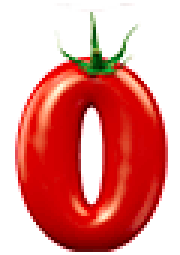
#> input picture 0.png, 60 x 85 px (shown 3 times larger); its folder holds 4 pictures in this run
$ python tomatofont.py
#> lines starting #> are read from the running program, lines starting #| are printed output that depends on the picture
from PIL import Image
import pathlib

CURRENT_DIR = pathlib.Path(__file__).parent

def open_image(filename):
#> called with filename = '0.png'
    img = Image.open(filename)
#> img is the input picture: PIL image 60x85 RGBA; mean R, G, B, A 103.6, 17, 11.9, 125.3
    # cut out the top 5px or so, and see if it looks any better...
    x, y = img.size
#> x = 60; y = 85
    return img.crop((0, 10, x, y))
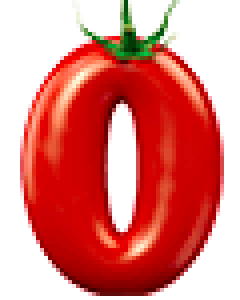
#> returned value: PIL image 60x75 RGBA (shown 4 times larger); mean R, G, B, A 115.7, 18.5, 13, 141.5; transparent parts drawn white

# for example {'0': <Image>, '1': <Image>, ...}
IMAGE_BY_CHAR = {str(i): open_image(f'{i}.png') for i in range(10)}
#> call 2 of open_image, with filename = '1.png'
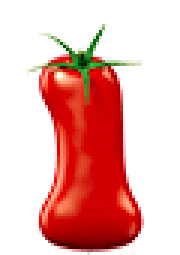
#> input picture 1.png, 60 x 85 px (shown 3 times larger)
#> in open_image, img is the input picture: PIL image 60x85 RGBA; mean R, G, B, A 71.9, 13.9, 9, 86.5
#> in open_image (call 2), `return img.crop((0, 10, x, y))`:
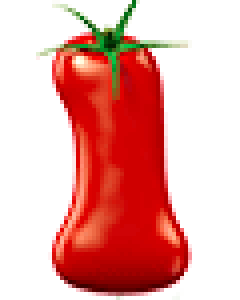
#> returned value: PIL image 60x75 RGBA (shown 4 times larger); mean R, G, B, A 81.3, 15.5, 10.1, 97.9; transparent parts drawn white
#> call 3 of open_image, with filename = '2.png'
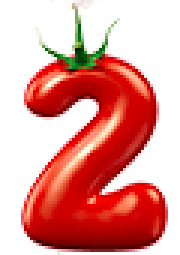
#> input picture 2.png, 60 x 85 px (shown 3 times larger)
#> in open_image, img is the input picture: PIL image 60x85 RGBA; mean R, G, B, A 97.2, 20.6, 15, 117
#> in open_image (call 3), `return img.crop((0, 10, x, y))`:
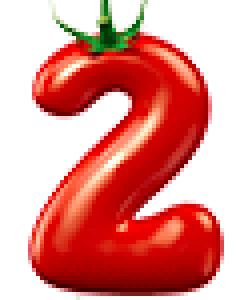
#> returned value: PIL image 60x75 RGBA (shown 4 times larger); mean R, G, B, A 108.1, 22.1, 16.1, 131.6; transparent parts drawn white
#> call 4 of open_image, with filename = '3.png'
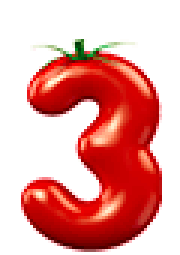
#> input picture 3.png, 60 x 85 px (shown 3 times larger)
#> in open_image, img is the input picture: PIL image 60x85 RGBA; mean R, G, B, A 88.7, 15.9, 11.8, 105.9
#> in open_image (call 4), `return img.crop((0, 10, x, y))`:
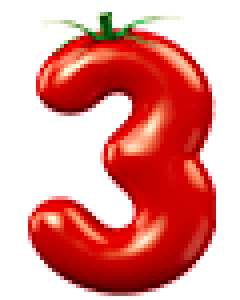
#> returned value: PIL image 60x75 RGBA (shown 4 times larger); mean R, G, B, A 100.5, 18.1, 13.4, 120; transparent parts drawn white
#> (the run stopped early here; a loop or call above may not have finished)
